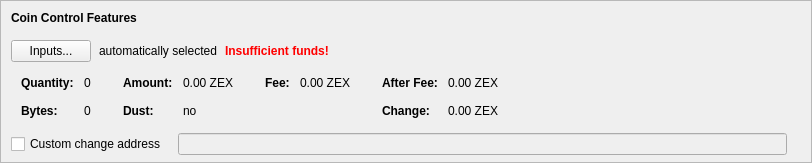
    <widget class="QFrame" name="frameCoinControl">
     <property name="sizePolicy">
      <sizepolicy hsizetype="Expanding" vsizetype="Expanding">
       <horstretch>0</horstretch>
       <verstretch>0</verstretch>
      </sizepolicy>
     </property>
     <property name="maximumSize">
      <size>
       <width>16777215</width>
       <height>16777215</height>
      </size>
     </property>
     <property name="frameShape">
      <enum>QFrame::StyledPanel</enum>
     </property>
     <property name="frameShadow">
      <enum>QFrame::Sunken</enum>
     </property>
     <layout class="QVBoxLayout" name="verticalLayoutCoinControl2">
      <property name="spacing">
       <number>0</number>
      </property>
      <property name="leftMargin">
       <number>0</number>
      </property>
      <property name="topMargin">
       <number>0</number>
      </property>
      <property name="rightMargin">
       <number>0</number>
      </property>
      <property name="bottomMargin">
       <number>6</number>
      </property>
      <item>
       <layout class="QVBoxLayout" name="verticalLayoutCoinControl" stretch="0,0,0,0,1">
        <property name="spacing">
         <number>0</number>
        </property>
        <property name="leftMargin">
         <number>10</number>
        </property>
        <property name="topMargin">
         <number>10</number>
        </property>
        <item>
         <layout class="QHBoxLayout" name="horizontalLayoutCoinControl1">
          <property name="bottomMargin">
           <number>15</number>
          </property>
          <item>
           <widget class="QLabel" name="labelCoinControlFeatures">
            <property name="sizePolicy">
             <sizepolicy hsizetype="Preferred" vsizetype="Maximum">
              <horstretch>0</horstretch>
              <verstretch>0</verstretch>
             </sizepolicy>
            </property>
            <property name="font">
             <font>
              <weight>75</weight>
              <bold>true</bold>
             </font>
            </property>
            <property name="styleSheet">
             <string notr="true">font-weight:bold;</string>
            </property>
            <property name="text">
             <string>Coin Control Features</string>
            </property>
           </widget>
          </item>
         </layout>
        </item>
        <item>
         <layout class="QHBoxLayout" name="horizontalLayoutCoinControl2" stretch="0,0,0,0">
          <property name="spacing">
           <number>8</number>
          </property>
          <property name="bottomMargin">
           <number>10</number>
          </property>
          <item>
           <widget class="QPushButton" name="pushButtonCoinControl">
            <property name="styleSheet">
             <string notr="true"/>
            </property>
            <property name="text">
             <string>Inputs...</string>
            </property>
            <property name="autoDefault">
             <bool>false</bool>
            </property>
           </widget>
          </item>
          <item>
           <widget class="QLabel" name="labelCoinControlAutomaticallySelected">
            <property name="text">
             <string>automatically selected</string>
            </property>
            <property name="margin">
             <number>5</number>
            </property>
           </widget>
          </item>
          <item>
           <widget class="QLabel" name="labelCoinControlInsuffFunds">
            <property name="font">
             <font>
              <weight>75</weight>
              <bold>true</bold>
             </font>
            </property>
            <property name="styleSheet">
             <string notr="true">color:red;font-weight:bold;</string>
            </property>
            <property name="text">
             <string>Insufficient funds!</string>
            </property>
            <property name="margin">
             <number>5</number>
            </property>
           </widget>
          </item>
          <item>
           <spacer name="horizontalSpacerCoinControl">
            <property name="orientation">
             <enum>Qt::Horizontal</enum>
            </property>
            <property name="sizeHint" stdset="0">
             <size>
              <width>40</width>
              <height>1</height>
             </size>
            </property>
           </spacer>
          </item>
         </layout>
        </item>
        <item>
         <widget class="QWidget" name="widgetCoinControl" native="true">
          <property name="sizePolicy">
           <sizepolicy hsizetype="Preferred" vsizetype="Preferred">
            <horstretch>0</horstretch>
            <verstretch>0</verstretch>
           </sizepolicy>
          </property>
          <property name="minimumSize">
           <size>
            <width>0</width>
            <height>0</height>
           </size>
          </property>
          <property name="styleSheet">
           <string notr="true"/>
          </property>
          <layout class="QHBoxLayout" name="horizontalLayoutCoinControl5">
           <property name="leftMargin">
            <number>0</number>
           </property>
           <property name="topMargin">
            <number>0</number>
           </property>
           <property name="rightMargin">
            <number>0</number>
           </property>
           <property name="bottomMargin">
            <number>0</number>
           </property>
           <item>
            <layout class="QHBoxLayout" name="horizontalLayoutCoinControl3" stretch="0,0,0,1">
             <property name="spacing">
              <number>20</number>
             </property>
             <property name="topMargin">
              <number>0</number>
             </property>
             <property name="bottomMargin">
              <number>10</number>
             </property>
             <item>
              <layout class="QFormLayout" name="formLayoutCoinControl1">
               <property name="horizontalSpacing">
                <number>10</number>
               </property>
               <property name="verticalSpacing">
                <number>14</number>
               </property>
               <property name="leftMargin">
                <number>10</number>
               </property>
               <property name="topMargin">
                <number>4</number>
               </property>
               <property name="rightMargin">
                <number>6</number>
               </property>
               <item row="0" column="0">
                <widget class="QLabel" name="labelCoinControlQuantityText">
                 <property name="font">
                  <font>
                   <weight>75</weight>
                   <bold>true</bold>
                  </font>
                 </property>
                 <property name="text">
                  <string>Quantity:</string>
                 </property>
                 <property name="margin">
                  <number>0</number>
                 </property>
                </widget>
               </item>
               <item row="0" column="1">
                <widget class="QLabel" name="labelCoinControlQuantity">
                 <property name="cursor">
                  <cursorShape>IBeamCursor</cursorShape>
                 </property>
                 <property name="contextMenuPolicy">
                  <enum>Qt::ActionsContextMenu</enum>
                 </property>
                 <property name="text">
                  <string notr="true">0</string>
                 </property>
                 <property name="margin">
                  <number>0</number>
                 </property>
                 <property name="textInteractionFlags">
                  <set>Qt::LinksAccessibleByMouse|Qt::TextSelectableByKeyboard|Qt::TextSelectableByMouse</set>
                 </property>
                </widget>
               </item>
               <item row="1" column="0">
                <widget class="QLabel" name="labelCoinControlBytesText">
                 <property name="font">
                  <font>
                   <weight>75</weight>
                   <bold>true</bold>
                  </font>
                 </property>
                 <property name="text">
                  <string>Bytes:</string>
                 </property>
                </widget>
               </item>
               <item row="1" column="1">
                <widget class="QLabel" name="labelCoinControlBytes">
                 <property name="cursor">
                  <cursorShape>IBeamCursor</cursorShape>
                 </property>
                 <property name="contextMenuPolicy">
                  <enum>Qt::ActionsContextMenu</enum>
                 </property>
                 <property name="text">
                  <string notr="true">0</string>
                 </property>
                 <property name="textInteractionFlags">
                  <set>Qt::LinksAccessibleByMouse|Qt::TextSelectableByKeyboard|Qt::TextSelectableByMouse</set>
                 </property>
                </widget>
               </item>
              </layout>
             </item>
             <item>
              <layout class="QFormLayout" name="formLayoutCoinControl2">
               <property name="horizontalSpacing">
                <number>10</number>
               </property>
               <property name="verticalSpacing">
                <number>14</number>
               </property>
               <property name="leftMargin">
                <number>6</number>
               </property>
               <property name="topMargin">
                <number>4</number>
               </property>
               <property name="rightMargin">
                <number>6</number>
               </property>
               <item row="0" column="0">
                <widget class="QLabel" name="labelCoinControlAmountText">
                 <property name="font">
                  <font>
                   <weight>75</weight>
                   <bold>true</bold>
                  </font>
                 </property>
                 <property name="text">
                  <string>Amount:</string>
                 </property>
                 <property name="margin">
                  <number>0</number>
                 </property>
                </widget>
               </item>
               <item row="0" column="1">
                <widget class="QLabel" name="labelCoinControlAmount">
                 <property name="cursor">
                  <cursorShape>IBeamCursor</cursorShape>
                 </property>
                 <property name="contextMenuPolicy">
                  <enum>Qt::ActionsContextMenu</enum>
                 </property>
                 <property name="text">
                  <string notr="true">0.00 ZEX</string>
                 </property>
                 <property name="textInteractionFlags">
                  <set>Qt::LinksAccessibleByMouse|Qt::TextSelectableByKeyboard|Qt::TextSelectableByMouse</set>
                 </property>
                </widget>
               </item>
               <item row="1" column="0">
                <widget class="QLabel" name="labelCoinControlLowOutputText">
                 <property name="font">
                  <font>
                   <weight>75</weight>
                   <bold>true</bold>
                  </font>
                 </property>
                 <property name="text">
                  <string>Dust:</string>
                 </property>
                </widget>
               </item>
               <item row="1" column="1">
                <widget class="QLabel" name="labelCoinControlLowOutput">
                 <property name="cursor">
                  <cursorShape>IBeamCursor</cursorShape>
                 </property>
                 <property name="contextMenuPolicy">
                  <enum>Qt::ActionsContextMenu</enum>
                 </property>
                 <property name="text">
                  <string notr="true">no</string>
                 </property>
                 <property name="textInteractionFlags">
                  <set>Qt::LinksAccessibleByMouse|Qt::TextSelectableByKeyboard|Qt::TextSelectableByMouse</set>
                 </property>
                </widget>
               </item>
              </layout>
             </item>
             <item>
              <layout class="QFormLayout" name="formLayoutCoinControl3">
               <property name="horizontalSpacing">
                <number>10</number>
               </property>
               <property name="verticalSpacing">
                <number>14</number>
               </property>
               <property name="leftMargin">
                <number>6</number>
               </property>
               <property name="topMargin">
                <number>4</number>
               </property>
               <property name="rightMargin">
                <number>6</number>
               </property>
               <item row="0" column="0">
                <widget class="QLabel" name="labelCoinControlFeeText">
                 <property name="font">
                  <font>
                   <weight>75</weight>
                   <bold>true</bold>
                  </font>
                 </property>
                 <property name="text">
                  <string>Fee:</string>
                 </property>
                 <property name="margin">
                  <number>0</number>
                 </property>
                </widget>
               </item>
               <item row="0" column="1">
                <widget class="QLabel" name="labelCoinControlFee">
                 <property name="cursor">
                  <cursorShape>IBeamCursor</cursorShape>
                 </property>
                 <property name="contextMenuPolicy">
                  <enum>Qt::ActionsContextMenu</enum>
                 </property>
                 <property name="text">
                  <string notr="true">0.00 ZEX</string>
                 </property>
                 <property name="textInteractionFlags">
                  <set>Qt::LinksAccessibleByMouse|Qt::TextSelectableByKeyboard|Qt::TextSelectableByMouse</set>
                 </property>
                </widget>
               </item>
             </layout>
             </item>
             <item>
              <layout class="QFormLayout" name="formLayoutCoinControl4">
               <property name="horizontalSpacing">
                <number>10</number>
               </property>
               <property name="verticalSpacing">
                <number>14</number>
               </property>
               <property name="leftMargin">
                <number>6</number>
               </property>
               <property name="topMargin">
                <number>4</number>
               </property>
               <property name="rightMargin">
                <number>6</number>
               </property>
               <item row="0" column="0">
                <widget class="QLabel" name="labelCoinControlAfterFeeText">
                 <property name="font">
                  <font>
                   <weight>75</weight>
                   <bold>true</bold>
                  </font>
                 </property>
                 <property name="text">
                  <string>After Fee:</string>
                 </property>
                 <property name="margin">
                  <number>0</number>
                 </property>
                </widget>
               </item>
               <item row="0" column="1">
                <widget class="QLabel" name="labelCoinControlAfterFee">
                 <property name="cursor">
                  <cursorShape>IBeamCursor</cursorShape>
                 </property>
                 <property name="contextMenuPolicy">
                  <enum>Qt::ActionsContextMenu</enum>
                 </property>
                 <property name="text">
                  <string notr="true">0.00 ZEX</string>
                 </property>
                 <property name="textInteractionFlags">
                  <set>Qt::LinksAccessibleByMouse|Qt::TextSelectableByKeyboard|Qt::TextSelectableByMouse</set>
                 </property>
                </widget>
               </item>
               <item row="1" column="0">
                <widget class="QLabel" name="labelCoinControlChangeText">
                 <property name="font">
                  <font>
                   <weight>75</weight>
                   <bold>true</bold>
                  </font>
                 </property>
                 <property name="text">
                  <string>Change:</string>
                 </property>
                </widget>
               </item>
               <item row="1" column="1">
                <widget class="QLabel" name="labelCoinControlChange">
                 <property name="cursor">
                  <cursorShape>IBeamCursor</cursorShape>
                 </property>
                 <property name="contextMenuPolicy">
                  <enum>Qt::ActionsContextMenu</enum>
                 </property>
                 <property name="text">
                  <string notr="true">0.00 ZEX</string>
                 </property>
                 <property name="textInteractionFlags">
                  <set>Qt::LinksAccessibleByMouse|Qt::TextSelectableByKeyboard|Qt::TextSelectableByMouse</set>
                 </property>
                </widget>
               </item>
              </layout>
             </item>
            </layout>
           </item>
          </layout>
         </widget>
        </item>
        <item>
         <layout class="QHBoxLayout" name="horizontalLayoutCoinControl4" stretch="0,0,0">
          <property name="spacing">
           <number>12</number>
          </property>
          <property name="sizeConstraint">
           <enum>QLayout::SetDefaultConstraint</enum>
          </property>
          <property name="topMargin">
           <number>5</number>
          </property>
          <property name="rightMargin">
           <number>5</number>
          </property>
          <item>
           <widget class="QCheckBox" name="checkBoxCoinControlChange">
            <property name="toolTip">
             <string>If this is activated, but the change address is empty or invalid, change will be sent to a newly generated address.</string>
            </property>
            <property name="text">
             <string>Custom change address</string>
            </property>
           </widget>
          </item>
          <item>
           <widget class="QValidatedLineEdit" name="lineEditCoinControlChange">
            <property name="enabled">
             <bool>false</bool>
            </property>
            <property name="sizePolicy">
             <sizepolicy hsizetype="Expanding" vsizetype="Fixed">
              <horstretch>0</horstretch>
              <verstretch>0</verstretch>
             </sizepolicy>
            </property>
           </widget>
          </item>
          <item>
           <widget class="QLabel" name="labelCoinControlChangeLabel">
            <property name="sizePolicy">
             <sizepolicy hsizetype="Preferred" vsizetype="Expanding">
              <horstretch>0</horstretch>
              <verstretch>0</verstretch>
             </sizepolicy>
            </property>
            <property name="minimumSize">
             <size>
              <width>0</width>
              <height>0</height>
             </size>
            </property>
            <property name="text">
             <string/>
            </property>
            <property name="margin">
             <number>3</number>
            </property>
           </widget>
          </item>
         </layout>
        </item>
        <item>
         <spacer name="verticalSpacerCoinControl">
          <property name="orientation">
           <enum>Qt::Vertical</enum>
          </property>
          <property name="sizeHint" stdset="0">
           <size>
            <width>800</width>
            <height>1</height>
           </size>
          </property>
         </spacer>
        </item>
       </layout>
      </item>
     </layout>
    </widget>
